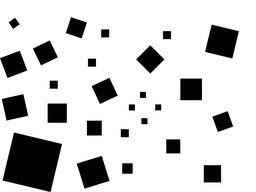
//> input picture computer_vision/hough_square/entrada_1.png, 256 x 192 px, shrunk from 640 x 480 before the run
$ ./detec_quadrados01 entrada_1.png   (built with g++ and OpenCV 4)
//> lines starting //> are read from the running program, lines starting //| are printed output that depends on the picture; after the words box and inside, x2 and y2 are one past the last pixel; in counts of white or black regions, pixels touching at a corner belong together
#include <string>
#include <opencv2/opencv.hpp>
#include <list>
#include <cmath>
#include <vector>

using namespace cv;
using namespace std;

struct circle_t
{
  double xc, yc;
  double radius;
};

void convFilter(const Mat &src, Mat &dest, const Mat &mask);
void hough4circles(const Mat &img, const Mat&edge, list<circle_t> &circles, const uint32_t &max_circles,const uint &inf, const uint &sup);
void drawCircles(Mat &img, const list<circle_t> &circles);
bool testCircleIsOutside(const Mat &img, const circle_t &c, const uint8_t &background);

int main(int argc, char **argv)
{
  Mat img, edge_img, result, gx, gy;
  Mat mask;
  float xSobel[] = {-1, 0, 1,
                    -2, 0, 2,
                    1, 0, 1};
  float ySobel[] = {1, 2, 1,
                    0, 0, 0,
                    -1, -2, -1};

  img = imread(argv[1], CV_LOAD_IMAGE_GRAYSCALE);
//> img is the input picture: 192 rows x 256 cols, CV_8UC1; min 0, max 255, mean 209.8
  if (!img.data)
  {
    std::cerr << "Erro ao carregar imagem\n";
    return -1;
  }

  Canny(img, edge_img, 0, 100);
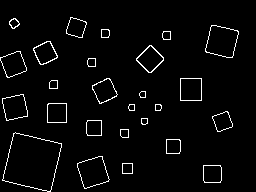
//> edge_img: 192 rows x 256 cols, CV_8UC1; 3.3% white in thin lines or dots, all inside (x1, y1, x2, y2) = (0, 17, 239, 192)
  mask = Mat(3, 3, CV_32F, xSobel);
  convFilter(img, gx, mask);
//> after the loop in convFilter, `for (int y = mask.rows / 2; y < (src.rows - mask.rows / 2); y++)`:
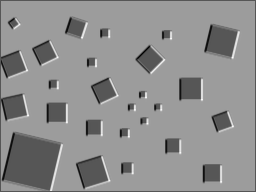
//> dest: 192 rows x 256 cols, CV_32FC1; min -622, max 1217, mean 410.4; drawn with min black and max white
//> after the loop in convFilter, `for (int y = mask.rows / 2; y < (src.rows - mask.rows / 2); y++)`: sum = 510
  mask = Mat(3, 3, CV_32F, ySobel);
  convFilter(img, gy, mask);
//> after the loop in convFilter (call 2), `for (int y = mask.rows / 2; y < (src.rows - mask.rows / 2); y++)`:
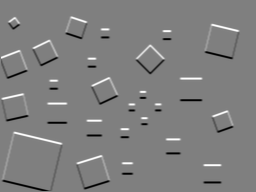
//> dest: 192 rows x 256 cols, CV_32FC1; min -1020, max 1020, mean 0.2; drawn with min black and max white
//> after the loop in convFilter (call 2), `for (int y = mask.rows / 2; y < (src.rows - mask.rows / 2); y++)`: sum = 0

  //desenhando circulos
  list<circle_t> circles;

  std::cout << "Transformada de Hough...\n";
  hough4circles(img, edge_img, circles, 1, 2, 100000);
//> circles = 1 item
  std::cout << "Quantidade de circulos identificados:" << circles.size() << '\n';
//| Quantidade de circulos identificados:1
  edge_img.copyTo(result);
  drawCircles(result, circles);
//> the loop in drawCircles, `for (auto it = circles.begin(); it != circles.end(); it++)` made 1 pass

  //trecho apenas para exibir e salvar as imagens
  imshow("Entrada", img);
  imshow("Imagem de bordas", edge_img);
  imshow("Resultado", result);

  // [4 lines of commented-out code are left out]

  waitKey(0);
  return 0;
}

bool testCircleIsOutside(const Mat &img, const circle_t &c, const uint8_t &background)
{
  uint64_t x,y;
  double th;
  const double step_theta = 2.0 * M_PI / 100.0;
  uint32_t count = 0, threshold = 2;


  for(th = 0; th < 2.0*M_PI; th+= step_theta)
  {
    x = static_cast<uint64_t>(round(c.xc + c.radius*cos(th)));
    y = static_cast<uint64_t>(round(c.yc + c.radius*sin(th)));
    if((x < img.cols) && (y < img.rows))
      if(img.at<uint8_t>(y,x) == background)count++;
    else
      count++;
    if(count > threshold)
      return true;
  }

  return false;
}

void hough4circles(const Mat &img, const Mat&edge, list<circle_t> &circles, const uint32_t &max_circles, const uint &inf, const uint &sup)
{
  uint32_t H = img.size().height;
  uint32_t W = img.size().width;
  const uint32_t min_radius = 1, max_radius = sqrt( W * W + H * H);
  const uint32_t n_radius = max_radius - min_radius; //numero de raios considerados
  const double step_theta = 2.0 * M_PI / 200.0;
  uint32_t *coefMat[W][H];
  uint32_t x;
  uint32_t y;
  bool not_stop = true;
  circle_t c;

  for (x = 0; x < W; x++)
    for (y = 0; y < H; y++)
    {
      coefMat[x][y] = new uint32_t[n_radius];
      memset(coefMat[x][y], 0, n_radius); //inicializa a tabela com zero
    }

  for (uint row = 0; row < H; row++)
    for (uint col = 0; col < W; col++)
    {
      //ignora background preto
      if(edge.at<uint8_t>(row,col) == 0)continue;
      //varre os diferentes raios
      for (uint32_t r = min_radius; r < max_radius; r++)
        for (float th = 0; th < 2.0 * M_PI && not_stop ; th += step_theta) //varre de [0 a 2pi[
        {
          x = static_cast<uint32_t>(round(col + r * cos(th)));
          y = static_cast<uint32_t>(round(row + r * sin(th)));
          if ((x < W) && (y < H))
          {
            //testa se centro do circulo esta numa regiao de objeto
            if(img.at<uint8_t>(y,x) == 255) continue;

            c.xc = x;
            c.yc = y;
            c.radius = r + min_radius;
            //testa se algum ponto da circunferencia esta fora do objeto
            if(testCircleIsOutside(img, c, 255))continue;

            coefMat[x][y][r - min_radius]++;
            if ((coefMat[x][y][r] >= inf) && (coefMat[x][y][r] <= sup))
            {
              circles.push_back(c);
              if(circles.size() == max_circles)
                not_stop = false;
            }
          }
        }
    }

  for (x = 0; x < W; x++)
    for (y = 0; y < H; y++)
      delete[] coefMat[x][y];
}

void drawCircles(Mat &img, const list<circle_t> &circles)
{
  Point p;
  for (auto it = circles.begin(); it != circles.end(); it++)
  {
    p.x = it->xc;
    p.y = it->yc;
    circle(img, p, it->radius, 255, 1, 8);
  }
}

void convFilter(const Mat &src, Mat &dest, const Mat &mask)
{
  float sum;
  Mat src_f;

  src.convertTo(src_f, CV_32F);
  dest = Mat::zeros(src.size(), CV_32F);

  for (int y = mask.rows / 2; y < (src.rows - mask.rows / 2); y++)
    for (int x = mask.cols / 2; x < (src.cols - mask.cols / 2); x++)
    {
      sum = 0;
      for (int v = 0; v < mask.rows; v++)
        for (int u = 0; u < mask.cols; u++)
        {
          sum += src_f.at<float>(y - mask.rows / 2 + v, x - mask.cols / 2 + u) * mask.at<float>(v, u);
        }
      dest.at<float>(y, x) = sum;
    }
}
